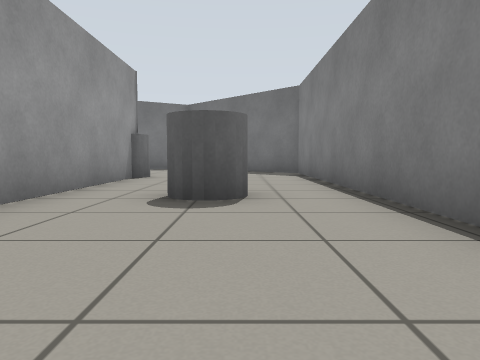
View 1 (above)

12 first-person views from a walk through a robot-simulator world made for Gazebo. The camera is 0.5 m above the floor, tilts 4° down and sees 70° across. The floor is counted in squares, 1 m on a side. Each view is taken from the middle of a square. On the plan, view 1 faces up. The plan holds only what a view shows up to about 9 squares ahead; the rest is blank. Simple patterns stand in for the simulator's built-in surfaces.

View 2
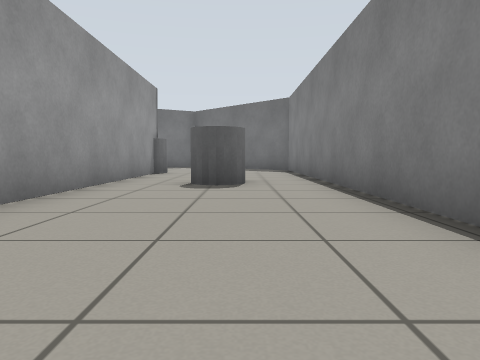

View 3
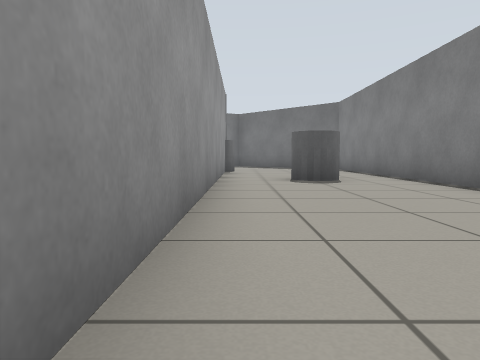

View 4
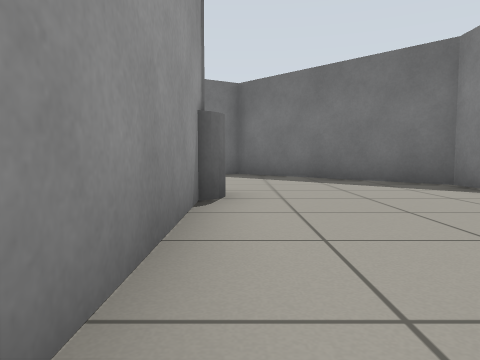

View 5
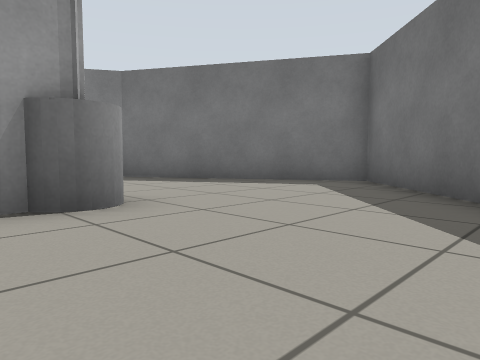

View 6
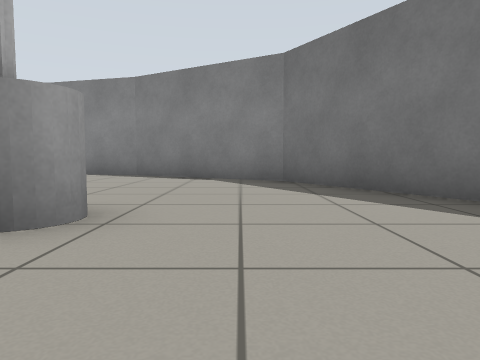

View 7
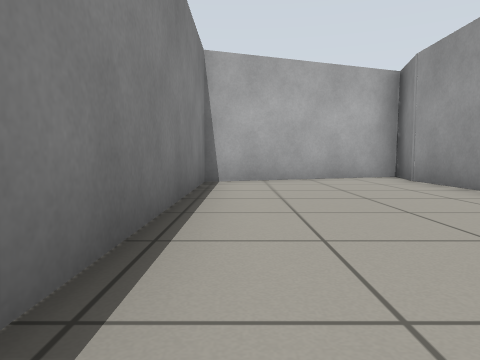

View 8
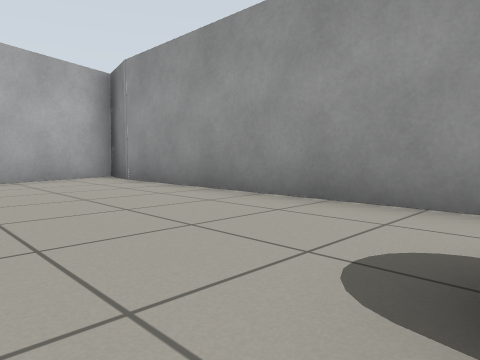

View 9
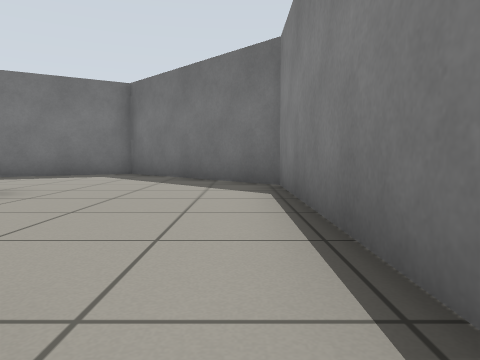

View 10
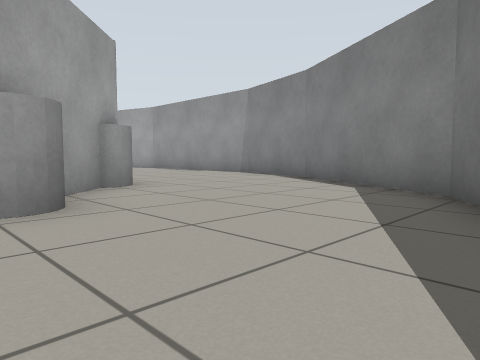

View 11
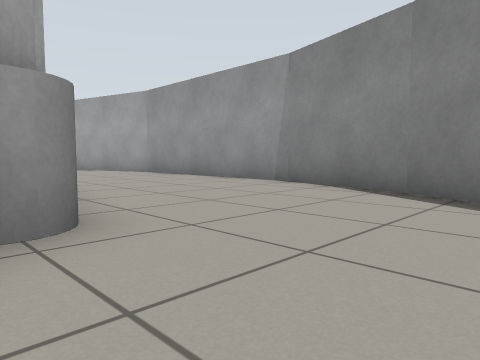

View 12
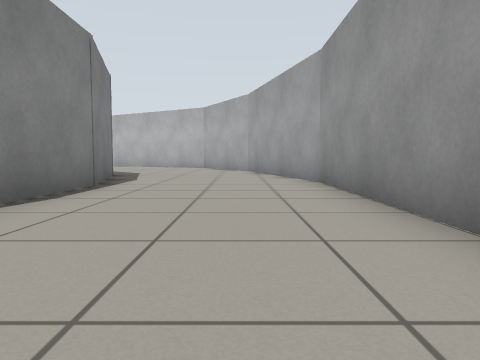

### Floor plan
Points are (right, up) in squares from view 1. A wall is a line through its corners. A room is listed if a view was taken in it or the views show most of it. See-through windows are left out.
Room 1 (views 1, 2, 3, 4, 5, 6, 7, 8, 9, 10, 11)
walls: (-2.5, 7.2) (-2.5, -3); (-4.1, 6.8) (-3.3, 7.6); (-2.4, -2.8) (-2.8, -4.3) (1.7, -2.6) (1.7, 9.9) (-2, 13.6) (-6.8, 10.9) (-8.3, 8.2)
ways out: opening at (-6, 8) to room 2
objects: grey cylinder (-3, 8) to (-2, 9); grey cylinder (-1, 4) to (0, 5)
Room 2 (view 12)
walls: (-4.8, -2.5) (-5.6, 0.4); (-5.5, 0.1) (-5.5, 2.6); (-4.9, 6) (-4.1, 6.8); (-8.3, 8.2) (-8.9, 7.2); (-8.8, 7.4) (-9.6, 4.7); (-9.5, 4.9) (-9.5, -0.6) (-8.9, -3.1)
ways out: opening at (-6, 8) to room 1

Where each view was taken, in squares from view 1:
view 1: 0 up, 0 right, facing up
view 2: 2 down, 0 right, facing up
view 3: 3 down, 2 left, facing up
view 4: 4 up, 2 left, facing up
view 5: 7 up, 1 right, facing up-left
view 6: 10 up, 0 right, facing left
view 7: 4 up, 1 right, facing down
view 8: 4 up, 1 right, facing down-left
view 9: 4 up, 1 right, facing up
view 10: 12 up, 2 left, facing down-left
view 11: 9 up, 4 left, facing down-left
view 12: 6 up, 8 left, facing down
